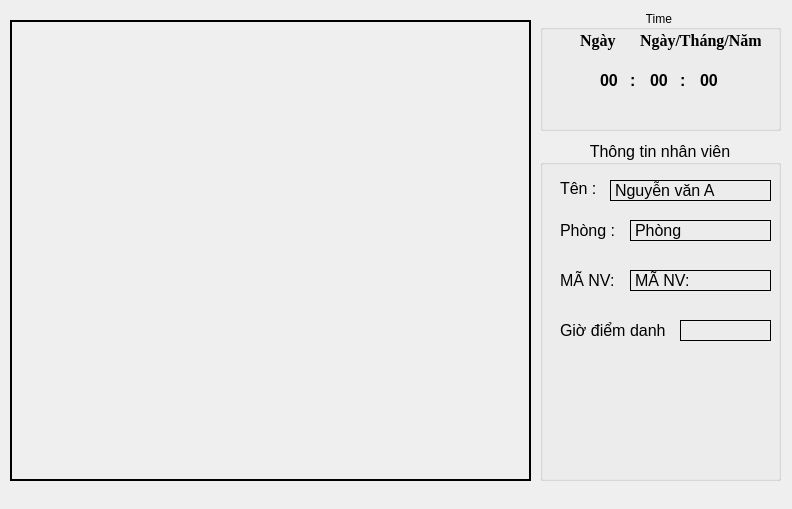
<?xml version="1.0" encoding="UTF-8"?>
<ui version="4.0">
 <class>Form</class>
 <widget class="QWidget" name="Form">
  <property name="geometry">
   <rect>
    <x>0</x>
    <y>0</y>
    <width>792</width>
    <height>509</height>
   </rect>
  </property>
  <property name="windowTitle">
   <string>Form</string>
  </property>
  <widget class="QLabel" name="lbImage">
   <property name="geometry">
    <rect>
     <x>10</x>
     <y>20</y>
     <width>521</width>
     <height>461</height>
    </rect>
   </property>
   <property name="font">
    <font>
     <weight>50</weight>
     <bold>false</bold>
    </font>
   </property>
   <property name="frameShape">
    <enum>QFrame::WinPanel</enum>
   </property>
   <property name="text">
    <string/>
   </property>
  </widget>
  <widget class="QGroupBox" name="groupBox">
   <property name="geometry">
    <rect>
     <x>540</x>
     <y>10</y>
     <width>241</width>
     <height>121</height>
    </rect>
   </property>
   <property name="title">
    <string>Time </string>
   </property>
   <property name="alignment">
    <set>Qt::AlignCenter</set>
   </property>
   <widget class="QLabel" name="label">
    <property name="geometry">
     <rect>
      <x>40</x>
      <y>20</y>
      <width>61</width>
      <height>21</height>
     </rect>
    </property>
    <property name="font">
     <font>
      <family>Times New Roman</family>
      <pointsize>12</pointsize>
      <weight>75</weight>
      <bold>true</bold>
     </font>
    </property>
    <property name="text">
     <string>Ngày </string>
    </property>
   </widget>
   <widget class="QLabel" name="label_2">
    <property name="geometry">
     <rect>
      <x>100</x>
      <y>20</y>
      <width>121</width>
      <height>21</height>
     </rect>
    </property>
    <property name="font">
     <font>
      <family>Times New Roman</family>
      <pointsize>12</pointsize>
      <weight>75</weight>
      <bold>true</bold>
     </font>
    </property>
    <property name="text">
     <string>&lt;html&gt;&lt;head/&gt;&lt;body&gt;&lt;p&gt;Ngày/Tháng/Năm&lt;/p&gt;&lt;/body&gt;&lt;/html&gt;</string>
    </property>
   </widget>
   <widget class="QLabel" name="label_3">
    <property name="geometry">
     <rect>
      <x>60</x>
      <y>60</y>
      <width>21</width>
      <height>21</height>
     </rect>
    </property>
    <property name="font">
     <font>
      <pointsize>12</pointsize>
      <weight>75</weight>
      <bold>true</bold>
     </font>
    </property>
    <property name="text">
     <string>00</string>
    </property>
   </widget>
   <widget class="QLabel" name="label_4">
    <property name="geometry">
     <rect>
      <x>90</x>
      <y>60</y>
      <width>21</width>
      <height>21</height>
     </rect>
    </property>
    <property name="font">
     <font>
      <pointsize>12</pointsize>
      <weight>75</weight>
      <bold>true</bold>
     </font>
    </property>
    <property name="text">
     <string>:</string>
    </property>
   </widget>
   <widget class="QLabel" name="label_5">
    <property name="geometry">
     <rect>
      <x>110</x>
      <y>60</y>
      <width>21</width>
      <height>21</height>
     </rect>
    </property>
    <property name="font">
     <font>
      <pointsize>12</pointsize>
      <weight>75</weight>
      <bold>true</bold>
     </font>
    </property>
    <property name="text">
     <string>00</string>
    </property>
   </widget>
   <widget class="QLabel" name="label_6">
    <property name="geometry">
     <rect>
      <x>140</x>
      <y>60</y>
      <width>21</width>
      <height>21</height>
     </rect>
    </property>
    <property name="font">
     <font>
      <pointsize>12</pointsize>
      <weight>75</weight>
      <bold>true</bold>
     </font>
    </property>
    <property name="text">
     <string>:</string>
    </property>
   </widget>
   <widget class="QLabel" name="label_7">
    <property name="geometry">
     <rect>
      <x>160</x>
      <y>60</y>
      <width>21</width>
      <height>21</height>
     </rect>
    </property>
    <property name="font">
     <font>
      <pointsize>12</pointsize>
      <weight>75</weight>
      <bold>true</bold>
     </font>
    </property>
    <property name="text">
     <string>00</string>
    </property>
   </widget>
  </widget>
  <widget class="QGroupBox" name="groupBox_2">
   <property name="geometry">
    <rect>
     <x>540</x>
     <y>140</y>
     <width>241</width>
     <height>341</height>
    </rect>
   </property>
   <property name="font">
    <font>
     <pointsize>12</pointsize>
    </font>
   </property>
   <property name="title">
    <string>Thông tin nhân viên</string>
   </property>
   <property name="alignment">
    <set>Qt::AlignCenter</set>
   </property>
   <widget class="QLabel" name="label_8">
    <property name="geometry">
     <rect>
      <x>20</x>
      <y>40</y>
      <width>41</width>
      <height>16</height>
     </rect>
    </property>
    <property name="text">
     <string>Tên :</string>
    </property>
   </widget>
   <widget class="QLabel" name="label_9">
    <property name="geometry">
     <rect>
      <x>70</x>
      <y>40</y>
      <width>161</width>
      <height>21</height>
     </rect>
    </property>
    <property name="layoutDirection">
     <enum>Qt::LeftToRight</enum>
    </property>
    <property name="frameShape">
     <enum>QFrame::Box</enum>
    </property>
    <property name="text">
     <string>Nguyễn văn A</string>
    </property>
    <property name="textFormat">
     <enum>Qt::PlainText</enum>
    </property>
    <property name="textInteractionFlags">
     <set>Qt::NoTextInteraction</set>
    </property>
   </widget>
   <widget class="QLabel" name="label_10">
    <property name="geometry">
     <rect>
      <x>20</x>
      <y>80</y>
      <width>61</width>
      <height>21</height>
     </rect>
    </property>
    <property name="text">
     <string>Phòng :</string>
    </property>
   </widget>
   <widget class="QLabel" name="label_11">
    <property name="geometry">
     <rect>
      <x>90</x>
      <y>80</y>
      <width>141</width>
      <height>21</height>
     </rect>
    </property>
    <property name="layoutDirection">
     <enum>Qt::LeftToRight</enum>
    </property>
    <property name="frameShape">
     <enum>QFrame::Box</enum>
    </property>
    <property name="text">
     <string>Phòng</string>
    </property>
    <property name="textFormat">
     <enum>Qt::PlainText</enum>
    </property>
    <property name="textInteractionFlags">
     <set>Qt::NoTextInteraction</set>
    </property>
   </widget>
   <widget class="QLabel" name="label_12">
    <property name="geometry">
     <rect>
      <x>20</x>
      <y>130</y>
      <width>61</width>
      <height>21</height>
     </rect>
    </property>
    <property name="text">
     <string>MÃ NV: </string>
    </property>
   </widget>
   <widget class="QLabel" name="label_13">
    <property name="geometry">
     <rect>
      <x>90</x>
      <y>130</y>
      <width>141</width>
      <height>21</height>
     </rect>
    </property>
    <property name="layoutDirection">
     <enum>Qt::LeftToRight</enum>
    </property>
    <property name="frameShape">
     <enum>QFrame::Box</enum>
    </property>
    <property name="text">
     <string>MÃ NV: </string>
    </property>
    <property name="textFormat">
     <enum>Qt::PlainText</enum>
    </property>
    <property name="textInteractionFlags">
     <set>Qt::NoTextInteraction</set>
    </property>
   </widget>
   <widget class="QLabel" name="label_14">
    <property name="geometry">
     <rect>
      <x>20</x>
      <y>180</y>
      <width>111</width>
      <height>21</height>
     </rect>
    </property>
    <property name="text">
     <string>Giờ điểm danh : </string>
    </property>
   </widget>
   <widget class="QLabel" name="label_15">
    <property name="geometry">
     <rect>
      <x>140</x>
      <y>180</y>
      <width>91</width>
      <height>21</height>
     </rect>
    </property>
    <property name="layoutDirection">
     <enum>Qt::LeftToRight</enum>
    </property>
    <property name="frameShape">
     <enum>QFrame::Box</enum>
    </property>
    <property name="text">
     <string/>
    </property>
    <property name="textFormat">
     <enum>Qt::PlainText</enum>
    </property>
    <property name="textInteractionFlags">
     <set>Qt::NoTextInteraction</set>
    </property>
   </widget>
  </widget>
 </widget>
 <resources/>
 <connections/>
</ui>
